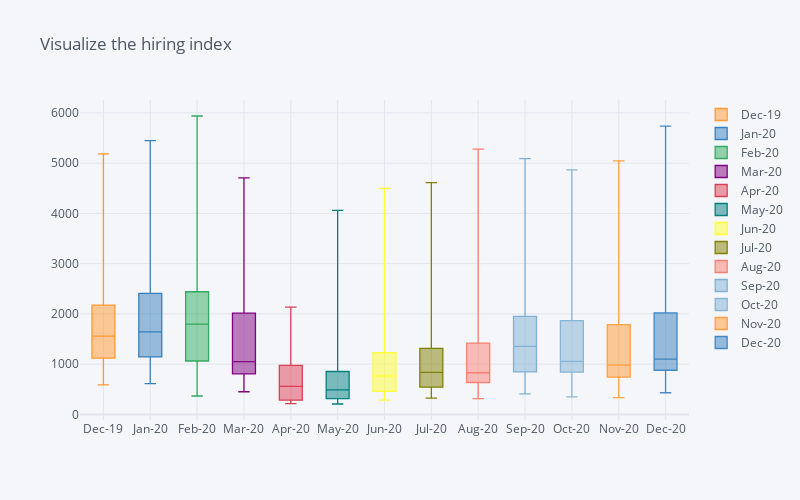

Notebook cell for this chart:
### Markdown cell above
### The below boxplot shows the hiring index month wise of 2020

### Code cell
import cufflinks as cf
cf.go_offline()
cf.set_config_file(offline=False, world_readable=True)
hir=pd.read_csv("C:/Users/Prijita/Downloads/Assign5/hiring_box.csv")
iplot(hir.iplot(asFigure=True, kind='box',title='Visualize the hiring index', dimensions=(800,500)))

### Figure 1 — Plotly figure (JSON) as saved in the notebook; plotly's stock layout.template omitted (floating-point values rounded to 4 significant figures)
{"data": [{"boxpoints": false, "line": {"width": 1.3}, "marker": {"color": "rgba(255, 153, 51, 1.0)"}, "name": "Dec-19", "orientation": "v", "type": "box", "y": [3133, 2120, 862, 1151, 2701, 712, 586, 1147, 1127, 1905, 2060, 1832, 1116, 3945, 1125, 1556, 1027, 5186, 2194]}, {"boxpoints": false, "line": {"width": 1.3}, "marker": {"color": "rgba(55, 128, 191, 1.0)"}, "name": "Jan-20", "orientation": "v", "type": "box", "y": [3353, 2279, 952, 1276, 3062, 820, 611, 1552, 1133, 1845, 2185, 2001, 1252, 4630, 1179, 1643, 1109, 5448, 2452]}, {"boxpoints": false, "line": {"width": 1.3}, "marker": {"color": "rgba(50, 171, 96, 1.0)"}, "name": "Feb-20", "orientation": "v", "type": "box", "y": [3525, 2259, 906, 1330, 2946, 830, 558, 1306, 1099, 1845, 2087, 2118, 366, 4608, 1231, 1797, 1050, 5938, 2501]}, {"boxpoints": false, "line": {"width": 1.3}, "marker": {"color": "rgba(128, 0, 128, 1.0)"}, "name": "Mar-20", "orientation": "v", "type": "box", "y": [3089, 2140, 633, 915, 2465, 543, 451, 936, 772, 1448, 1047, 1446, 964, 3797, 1052, 1135, 698, 4706, 1640]}, {"boxpoints": false, "line": {"width": 1.3}, "marker": {"color": "rgba(219, 64, 82, 1.0)"}, "name": "Apr-20", "orientation": "v", "type": "box", "y": [1803, 929, 216, 265, 993, 334, 277, 633, 272, 1026, 221, 654, 574, 1785, 557, 399, 299, 2133, 420]}, {"boxpoints": false, "line": {"width": 1.3}, "marker": {"color": "rgba(0, 128, 128, 1.0)"}, "name": "May-20", "orientation": "v", "type": "box", "y": [1472, 839, 282, 327, 858, 249, 300, 476, 351, 1125, 207, 700, 487, 1582, 558, 308, 438, 4060, 594]}, {"boxpoints": false, "line": {"width": 1.3}, "marker": {"color": "rgba(255, 255, 51, 1.0)"}, "name": "Jun-20", "orientation": "v", "type": "box", "y": [1755, 1244, 374, 580, 1192, 300, 285, 637, 546, 1426, 430, 1103, 815, 2711, 764, 545, 420, 4499, 947]}, {"boxpoints": false, "line": {"width": 1.3}, "marker": {"color": "rgba(128, 128, 0, 1.0)"}, "name": "Jul-20", "orientation": "v", "type": "box", "y": [1749, 1315, 475, 661, 1378, 347, 322, 659, 695, 1316, 407, 1209, 939, 2118, 835, 532, 572, 4612, 1021]}, {"boxpoints": false, "line": {"width": 1.3}, "marker": {"color": "rgba(251, 128, 114, 1.0)"}, "name": "Aug-20", "orientation": "v", "type": "box", "y": [1986, 1527, 490, 771, 1437, 313, 507, 795, 773, 1243, 417, 1227, 937, 2312, 829, 813, 589, 5279, 1364]}, {"boxpoints": false, "line": {"width": 1.3}, "marker": {"color": "rgba(128, 177, 211, 1.0)"}, "name": "Sep-20", "orientation": "v", "type": "box", "y": [2375, 1971, 583, 994, 1910, 408, 470, 1017, 1041, 1794, 616, 1754, 1439, 3258, 1354, 935, 816, 5091, 1963]}, {"boxpoints": false, "line": {"width": 1.3}, "marker": {"color": "rgba(128, 177, 211, 0.8999999999999999)"}, "name": "Oct-20", "orientation": "v", "type": "box", "y": [2533, 1878, 583, 985, 1832, 386, 349, 910, 967, 1494, 818, 1591, 1246, 3234, 1055, 1051, 758, 4866, 1983]}, {"boxpoints": false, "line": {"width": 1.3}, "marker": {"color": "rgba(255, 153, 51, 0.8999999999999999)"}, "name": "Nov-20", "orientation": "v", "type": "box", "y": [2779, 1791, 555, 820, 1772, 332, 350, 759, 835, 1477, 738, 1404, 1018, 2697, 949, 981, 637, 5044, 1939]}, {"boxpoints": false, "line": {"width": 1.3}, "marker": {"color": "rgba(55, 128, 191, 0.8999999999999999)"}, "name": "Dec-20", "orientation": "v", "type": "box", "y": [3081, 1819, 663, 1088, 2088, 431, 439, 1100, 1036, 1885, 826, 1701, 1356, 3279, 1050, 1084, 596, 5736, 2068]}], "layout": {"height": 500, "legend": {"bgcolor": "#F5F6F9", "font": {"color": "#4D5663"}}, "paper_bgcolor": "#F5F6F9", "plot_bgcolor": "#F5F6F9", "title": {"font": {"color": "#4D5663"}, "text": "Visualize the hiring index"}, "width": 800, "xaxis": {"gridcolor": "#E1E5ED", "showgrid": true, "tickfont": {"color": "#4D5663"}, "title": {"font": {"color": "#4D5663"}, "text": ""}, "zerolinecolor": "#E1E5ED"}, "yaxis": {"gridcolor": "#E1E5ED", "showgrid": true, "tickfont": {"color": "#4D5663"}, "title": {"font": {"color": "#4D5663"}, "text": ""}, "zerolinecolor": "#E1E5ED"}}}
